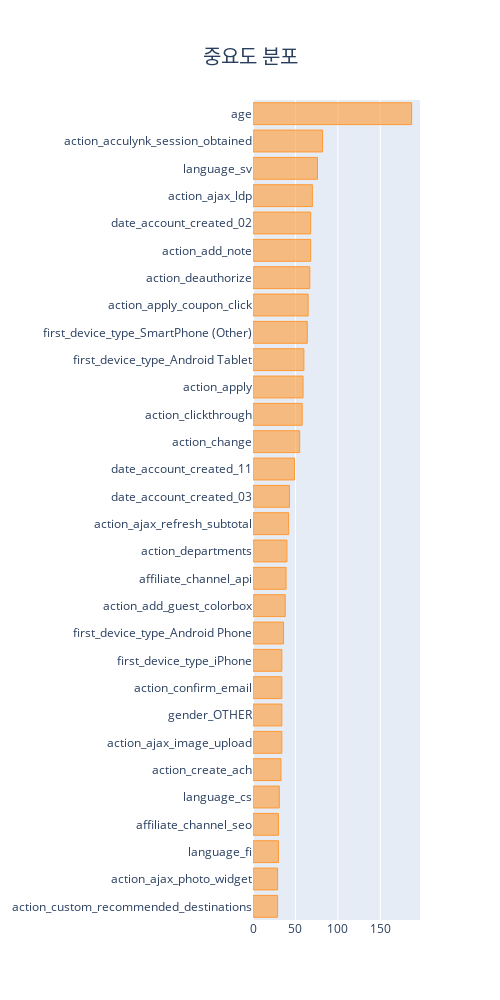

Source (notebook cell):
### Code cell
layout = go.Layout(title=dict(text='중요도 분포', font=dict(size=20), x=0.5, y=0.95), width=500, height=1000, yaxis=dict(tickvals=tuple(fea2_df.index)), xaxis=dict(tickformat=",d"))
fea2_df.sort_values(by=0).iplot(kind='barh', layout=layout)

### Figure 1 — Plotly figure (JSON) as saved in the notebook; plotly's stock layout.template omitted (floating-point values rounded to 4 significant figures)
{"data": [{"marker": {"color": "rgba(255, 153, 51, 0.6)", "line": {"color": "rgba(255, 153, 51, 1.0)", "width": 1}}, "name": "0", "orientation": "h", "text": "", "type": "bar", "x": [29, 29, 30, 30, 31, 33, 34, 34, 34, 34, 36, 38, 39, 40, 42, 43, 49, 55, 58, 59, 60, 64, 65, 67, 68, 68, 70, 76, 82, 187], "y": ["action_custom_recommended_destinations", "action_ajax_photo_widget", "language_fi", "affiliate_channel_seo", "language_cs", "action_create_ach", "action_ajax_image_upload", "gender_OTHER", "action_confirm_email", "first_device_type_iPhone", "first_device_type_Android Phone", "action_add_guest_colorbox", "affiliate_channel_api", "action_departments", "action_ajax_refresh_subtotal", "date_account_created_03", "date_account_created_11", "action_change", "action_clickthrough", "action_apply", "first_device_type_Android Tablet", "first_device_type_SmartPhone (Other)", "action_apply_coupon_click", "action_deauthorize", "action_add_note", "date_account_created_02", "action_ajax_ldp", "language_sv", "action_acculynk_session_obtained", "age"]}], "layout": {"height": 1000, "title": {"font": {"size": 20}, "text": "중요도 분포", "x": 0.5, "y": 0.95}, "width": 500, "xaxis": {"tickformat": ",d"}, "yaxis": {"tickvals": ["age", "action_acculynk_session_obtained", "language_sv", "action_ajax_ldp", "date_account_created_02", "action_add_note", "action_deauthorize", "action_apply_coupon_click", "first_device_type_SmartPhone (Other)", "first_device_type_Android Tablet", "action_apply", "action_clickthrough", "action_change", "date_account_created_11", "date_account_created_03", "action_ajax_refresh_subtotal", "action_departments", "affiliate_channel_api", "action_add_guest_colorbox", "first_device_type_Android Phone", "first_device_type_iPhone", "action_confirm_email", "gender_OTHER", "action_ajax_image_upload", "action_create_ach", "language_cs", "affiliate_channel_seo", "language_fi", "action_ajax_photo_widget", "action_custom_recommended_destinations"]}}}
